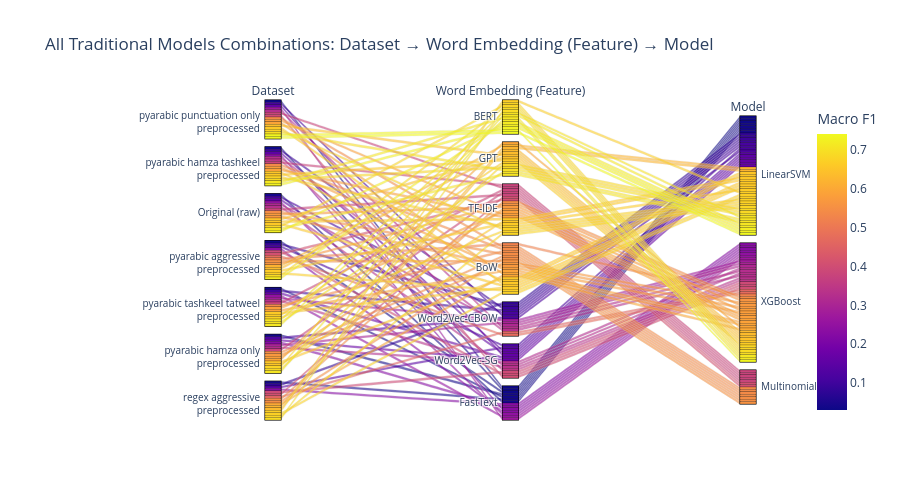

Source (notebook cell):
### Code cell
import plotly.express as px

top_paths_df = results_df.sort_values('Macro F1', ascending=False).rename(columns={'Feature': 'Word Embedding (Feature)'}).head(len(results_df))
top_paths_df['Dataset'] = top_paths_df['Dataset'].str.replace(" preprocessed", "<br>preprocessed")
fig = px.parallel_categories(
    top_paths_df,
    dimensions=['Dataset', 'Word Embedding (Feature)', 'Model'],
    color='Macro F1',
    color_continuous_scale=px.colors.sequential.Plasma,
    title="All Traditional Models Combinations: Dataset → Word Embedding (Feature) → Model"
)

fig.update_layout(
    height=500,
    margin=dict(l=225) 
)
fig.show()
fig.write_image(
    "classification plots/All Traditional Models Combinations.png", 
    width=1200, 
    height=600, 
    scale=3
)

### Figure 1 — Plotly figure (JSON) as saved in the notebook; plotly's stock layout.template omitted (floating-point values rounded to 4 significant figures)
{"data": [{"dimensions": [{"label": "Dataset", "values": ["pyarabic punctuation only<br>preprocessed", "pyarabic punctuation only<br>preprocessed", "pyarabic hamza tashkeel<br>preprocessed", "Original (raw)", "pyarabic aggressive<br>preprocessed", "pyarabic tashkeel tatweel<br>preprocessed", "pyarabic hamza tashkeel<br>preprocessed", "pyarabic hamza only<br>preprocessed", "Original (raw)", "pyarabic tashkeel tatweel<br>preprocessed", "pyarabic tashkeel tatweel<br>preprocessed", "pyarabic punctuation only<br>preprocessed", "regex aggressive<br>preprocessed", "pyarabic aggressive<br>preprocessed", "pyarabic hamza tashkeel<br>preprocessed", "pyarabic hamza only<br>preprocessed", "regex aggressive<br>preprocessed", "Original (raw)", "pyarabic hamza only<br>preprocessed", "pyarabic tashkeel tatweel<br>preprocessed", "pyarabic punctuation only<br>preprocessed", "pyarabic hamza tashkeel<br>preprocessed", "regex aggressive<br>preprocessed", "pyarabic aggressive<br>preprocessed", "regex aggressive<br>preprocessed", "pyarabic tashkeel tatweel<br>preprocessed", "pyarabic aggressive<br>preprocessed", "pyarabic tashkeel tatweel<br>preprocessed", "pyarabic hamza tashkeel<br>preprocessed", "Original (raw)", "pyarabic punctuation only<br>preprocessed", "pyarabic hamza only<br>preprocessed", "Original (raw)", "pyarabic hamza tashkeel<br>preprocessed", "pyarabic hamza only<br>preprocessed", "Original (raw)", "pyarabic punctuation only<br>preprocessed", "pyarabic aggressive<br>preprocessed", "regex aggressive<br>preprocessed", "regex aggressive<br>preprocessed", "pyarabic aggressive<br>preprocessed", "regex aggressive<br>preprocessed", "pyarabic hamza only<br>preprocessed", "pyarabic punctuation only<br>preprocessed", "pyarabic tashkeel tatweel<br>preprocessed", "pyarabic hamza tashkeel<br>preprocessed", "pyarabic punctuation only<br>preprocessed", "pyarabic tashkeel tatweel<br>preprocessed", "pyarabic hamza tashkeel<br>preprocessed", "pyarabic hamza only<br>preprocessed", "Original (raw)", "Original (raw)", "pyarabic hamza only<br>preprocessed", "pyarabic aggressive<br>preprocessed", "pyarabic aggressive<br>preprocessed", "regex aggressive<br>preprocessed", "pyarabic hamza only<br>preprocessed", "Original (raw)", "regex aggressive<br>preprocessed", "pyarabic tashkeel tatweel<br>preprocessed", "pyarabic hamza tashkeel<br>preprocessed", "pyarabic punctuation only<br>preprocessed", "pyarabic aggressive<br>preprocessed", "pyarabic aggressive<br>preprocessed", "regex aggressive<br>preprocessed", "pyarabic aggressive<br>preprocessed", "regex aggressive<br>preprocessed", "pyarabic punctuation only<br>preprocessed", "pyarabic aggressive<br>preprocessed", "regex aggressive<br>preprocessed", "Original (raw)", "pyarabic hamza only<br>preprocessed", "pyarabic tashkeel tatweel<br>preprocessed", "pyarabic punctuation only<br>preprocessed", "pyarabic hamza tashkeel<br>preprocessed", "pyarabic hamza tashkeel<br>preprocessed", "pyarabic tashkeel tatweel<br>preprocessed", "pyarabic hamza tashkeel<br>preprocessed", "Original (raw)", "pyarabic punctuation only<br>preprocessed", "pyarabic hamza only<br>preprocessed", "Original (raw)", "pyarabic hamza only<br>preprocessed", "pyarabic tashkeel tatweel<br>preprocessed", "pyarabic punctuation only<br>preprocessed", "pyarabic tashkeel tatweel<br>preprocessed", "Original (raw)", "pyarabic aggressive<br>preprocessed", "pyarabic hamza tashkeel<br>preprocessed", "pyarabic hamza only<br>preprocessed", "regex aggressive<br>preprocessed", "pyarabic hamza only<br>preprocessed", "pyarabic tashkeel tatweel<br>preprocessed", "pyarabic punctuation only<br>preprocessed", "Original (raw)", "pyarabic hamza tashkeel<br>preprocessed", "regex aggressive<br>preprocessed", "pyarabic hamza only<br>preprocessed", "pyarabic aggressive<br>preprocessed", "pyarabic punctuation only<br>preprocessed", "Original (raw)", "pyarabic tashkeel tatweel<br>preprocessed", "pyarabic hamza tashkeel<br>preprocessed", "pyarabic aggressive<br>preprocessed", "regex aggressive<br>preprocessed", "Original (raw)", "regex aggressive<br>preprocessed", "pyarabic tashkeel tatweel<br>preprocessed", "pyarabic hamza only<br>preprocessed", "pyarabic aggressive<br>preprocessed", "pyarabic hamza tashkeel<br>preprocessed", "pyarabic punctuation only<br>preprocessed"]}, {"label": "Word Embedding (Feature)", "values": ["BERT", "BERT", "BERT", "BERT", "BERT", "BERT", "BERT", "BERT", "GPT", "GPT", "BERT", "GPT", "BERT", "BERT", "GPT", "GPT", "TF-IDF", "BERT", "BERT", "TF-IDF", "TF-IDF", "TF-IDF", "BoW", "BoW", "BERT", "GPT", "TF-IDF", "BoW", "GPT", "BoW", "BoW", "TF-IDF", "TF-IDF", "BoW", "BoW", "GPT", "GPT", "GPT", "GPT", "GPT", "GPT", "BoW", "GPT", "BoW", "BoW", "TF-IDF", "TF-IDF", "TF-IDF", "BoW", "TF-IDF", "BoW", "TF-IDF", "BoW", "TF-IDF", "BoW", "BoW", "BoW", "BoW", "TF-IDF", "BoW", "BoW", "BoW", "BoW", "Word2Vec-CBOW", "Word2Vec-CBOW", "TF-IDF", "TF-IDF", "Word2Vec-SG", "Word2Vec-SG", "Word2Vec-SG", "TF-IDF", "TF-IDF", "TF-IDF", "TF-IDF", "TF-IDF", "Word2Vec-SG", "Word2Vec-SG", "Word2Vec-CBOW", "Word2Vec-SG", "Word2Vec-CBOW", "Word2Vec-SG", "Word2Vec-CBOW", "Word2Vec-CBOW", "Word2Vec-CBOW", "FastText", "FastText", "FastText", "FastText", "FastText", "FastText", "FastText", "Word2Vec-SG", "Word2Vec-SG", "Word2Vec-SG", "Word2Vec-SG", "Word2Vec-SG", "Word2Vec-SG", "Word2Vec-CBOW", "Word2Vec-SG", "Word2Vec-CBOW", "Word2Vec-CBOW", "Word2Vec-CBOW", "Word2Vec-CBOW", "Word2Vec-CBOW", "Word2Vec-CBOW", "FastText", "FastText", "FastText", "FastText", "FastText", "FastText", "FastText"]}, {"label": "Model", "values": ["LinearSVM", "XGBoost", "LinearSVM", "LinearSVM", "LinearSVM", "XGBoost", "XGBoost", "LinearSVM", "LinearSVM", "LinearSVM", "LinearSVM", "LinearSVM", "XGBoost", "XGBoost", "LinearSVM", "LinearSVM", "LinearSVM", "XGBoost", "XGBoost", "LinearSVM", "LinearSVM", "LinearSVM", "LinearSVM", "LinearSVM", "LinearSVM", "XGBoost", "LinearSVM", "LinearSVM", "XGBoost", "LinearSVM", "LinearSVM", "LinearSVM", "LinearSVM", "LinearSVM", "LinearSVM", "XGBoost", "XGBoost", "XGBoost", "XGBoost", "LinearSVM", "LinearSVM", "XGBoost", "XGBoost", "XGBoost", "XGBoost", "XGBoost", "XGBoost", "XGBoost", "XGBoost", "XGBoost", "XGBoost", "XGBoost", "XGBoost", "XGBoost", "MultinomialNB", "MultinomialNB", "MultinomialNB", "MultinomialNB", "XGBoost", "MultinomialNB", "MultinomialNB", "MultinomialNB", "XGBoost", "XGBoost", "XGBoost", "MultinomialNB", "MultinomialNB", "XGBoost", "XGBoost", "XGBoost", "MultinomialNB", "MultinomialNB", "MultinomialNB", "MultinomialNB", "MultinomialNB", "XGBoost", "XGBoost", "XGBoost", "XGBoost", "XGBoost", "XGBoost", "XGBoost", "XGBoost", "XGBoost", "XGBoost", "XGBoost", "XGBoost", "XGBoost", "XGBoost", "XGBoost", "XGBoost", "LinearSVM", "LinearSVM", "LinearSVM", "LinearSVM", "LinearSVM", "LinearSVM", "LinearSVM", "LinearSVM", "LinearSVM", "LinearSVM", "LinearSVM", "LinearSVM", "LinearSVM", "LinearSVM", "LinearSVM", "LinearSVM", "LinearSVM", "LinearSVM", "LinearSVM", "LinearSVM", "LinearSVM"]}], "domain": {"x": [0, 1], "y": [0, 1]}, "line": {"color": [0.7419, 0.7348, 0.7285, 0.7233, 0.718, 0.7137, 0.7123, 0.7097, 0.7079, 0.7027, 0.7025, 0.6969, 0.6937, 0.6913, 0.6859, 0.6859, 0.6835, 0.6834, 0.6811, 0.6769, 0.6741, 0.674, 0.6728, 0.6714, 0.6695, 0.6661, 0.6651, 0.663, 0.661, 0.6599, 0.6583, 0.6578, 0.6574, 0.6561, 0.6547, 0.6461, 0.6432, 0.6348, 0.6331, 0.6241, 0.6196, 0.5986, 0.5947, 0.5926, 0.5892, 0.5883, 0.5828, 0.5823, 0.5814, 0.5797, 0.5719, 0.5718, 0.5693, 0.5611, 0.557, 0.5481, 0.5455, 0.5451, 0.545, 0.5393, 0.5393, 0.5392, 0.5215, 0.4727, 0.4558, 0.4071, 0.4047, 0.4005, 0.3962, 0.3931, 0.38, 0.3795, 0.379, 0.379, 0.3778, 0.3421, 0.3304, 0.3279, 0.3263, 0.3246, 0.3204, 0.3101, 0.2967, 0.2768, 0.2707, 0.2506, 0.245, 0.2296, 0.2282, 0.2268, 0.2266, 0.1699, 0.1606, 0.1596, 0.1549, 0.1496, 0.1402, 0.1206, 0.1129, 0.1111, 0.1106, 0.09607, 0.0947, 0.08993, 0.08053, 0.04221, 0.03856, 0.03776, 0.03683, 0.03315, 0.03235, 0.02998], "coloraxis": "coloraxis"}, "name": "", "type": "parcats"}], "layout": {"coloraxis": {"autocolorscale": false, "colorbar": {"title": {"text": "Macro F1"}}, "colorscale": [[0, "#0d0887"], [0.1111, "#46039f"], [0.2222, "#7201a8"], [0.3333, "#9c179e"], [0.4444, "#bd3786"], [0.5556, "#d8576b"], [0.6667, "#ed7953"], [0.7778, "#fb9f3a"], [0.8889, "#fdca26"], [1, "#f0f921"]]}, "height": 500, "legend": {"tracegroupgap": 0}, "margin": {"l": 225}, "title": {"text": "All Traditional Models Combinations: Dataset → Word Embedding (Feature) → Model"}}}
